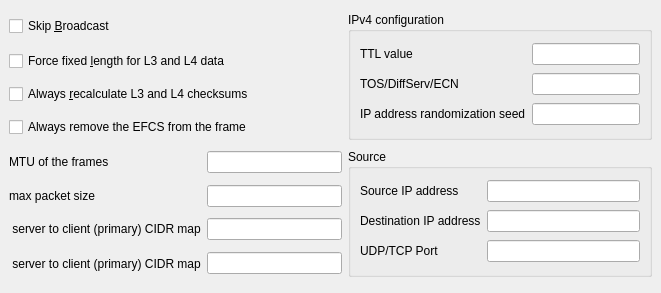
<?xml version="1.0" encoding="UTF-8"?>
<ui version="4.0">
 <class>TcpEdit</class>
 <widget class="QDockWidget" name="TcpEdit">
  <property name="geometry">
   <rect>
    <x>0</x>
    <y>0</y>
    <width>661</width>
    <height>293</height>
   </rect>
  </property>
  <property name="windowTitle">
   <string>DockWidget</string>
  </property>
  <widget class="QWidget" name="dockWidgetContents">
   <layout class="QGridLayout" name="gridLayout_3">
    <item row="0" column="0">
     <widget class="QCheckBox" name="checkBox">
      <property name="text">
       <string>Skip &amp;Broadcast</string>
      </property>
     </widget>
    </item>
    <item row="0" column="2" rowspan="4">
     <widget class="QGroupBox" name="groupBox">
      <property name="title">
       <string>IPv4 configuration</string>
      </property>
      <layout class="QGridLayout" name="gridLayout">
       <item row="0" column="0">
        <widget class="QLabel" name="label">
         <property name="text">
          <string>TTL value</string>
         </property>
        </widget>
       </item>
       <item row="0" column="1">
        <widget class="QLineEdit" name="lineEdit"/>
       </item>
       <item row="1" column="0">
        <widget class="QLabel" name="label_3">
         <property name="text">
          <string>TOS/DiffServ/ECN</string>
         </property>
        </widget>
       </item>
       <item row="1" column="1">
        <widget class="QLineEdit" name="lineEdit_3"/>
       </item>
       <item row="2" column="0">
        <widget class="QLabel" name="label_2">
         <property name="text">
          <string>IP address randomization seed</string>
         </property>
        </widget>
       </item>
       <item row="2" column="1">
        <widget class="QLineEdit" name="lineEdit_2"/>
       </item>
      </layout>
     </widget>
    </item>
    <item row="1" column="0" colspan="2">
     <widget class="QCheckBox" name="checkBox_3">
      <property name="text">
       <string>Force fixed &amp;length for L3 and L4 data</string>
      </property>
     </widget>
    </item>
    <item row="2" column="0" colspan="2">
     <widget class="QCheckBox" name="checkBox_4">
      <property name="text">
       <string>Always &amp;recalculate L3 and L4 checksums</string>
      </property>
     </widget>
    </item>
    <item row="3" column="0" colspan="2">
     <widget class="QCheckBox" name="checkBox_5">
      <property name="text">
       <string>Always remove the EFCS from the frame</string>
      </property>
     </widget>
    </item>
    <item row="4" column="0">
     <widget class="QLabel" name="label_5">
      <property name="text">
       <string>MTU of the frames</string>
      </property>
     </widget>
    </item>
    <item row="4" column="1">
     <widget class="QLineEdit" name="lineEdit_5"/>
    </item>
    <item row="4" column="2" rowspan="4">
     <widget class="QGroupBox" name="groupBox_2">
      <property name="title">
       <string>Source</string>
      </property>
      <layout class="QGridLayout" name="gridLayout_2">
       <item row="0" column="0">
        <widget class="QLabel" name="label_8">
         <property name="text">
          <string>Source IP address</string>
         </property>
        </widget>
       </item>
       <item row="0" column="1">
        <widget class="QLineEdit" name="lineEdit_8"/>
       </item>
       <item row="1" column="0">
        <widget class="QLabel" name="label_11">
         <property name="text">
          <string>Destination IP address</string>
         </property>
        </widget>
       </item>
       <item row="1" column="1">
        <widget class="QLineEdit" name="lineEdit_11"/>
       </item>
       <item row="2" column="0">
        <widget class="QLabel" name="label_10">
         <property name="text">
          <string>UDP/TCP Port</string>
         </property>
        </widget>
       </item>
       <item row="2" column="1">
        <widget class="QLineEdit" name="lineEdit_10"/>
       </item>
      </layout>
     </widget>
    </item>
    <item row="5" column="0">
     <widget class="QLabel" name="label_6">
      <property name="text">
       <string>max packet size</string>
      </property>
     </widget>
    </item>
    <item row="5" column="1">
     <widget class="QLineEdit" name="lineEdit_6"/>
    </item>
    <item row="6" column="0">
     <widget class="QLabel" name="label_4">
      <property name="text">
       <string> server to client (primary) CIDR map</string>
      </property>
     </widget>
    </item>
    <item row="6" column="1">
     <widget class="QLineEdit" name="lineEdit_4"/>
    </item>
    <item row="7" column="0">
     <widget class="QLabel" name="label_7">
      <property name="text">
       <string> server to client (primary) CIDR map</string>
      </property>
     </widget>
    </item>
    <item row="7" column="1">
     <widget class="QLineEdit" name="lineEdit_7"/>
    </item>
   </layout>
  </widget>
 </widget>
 <resources/>
 <connections/>
</ui>
